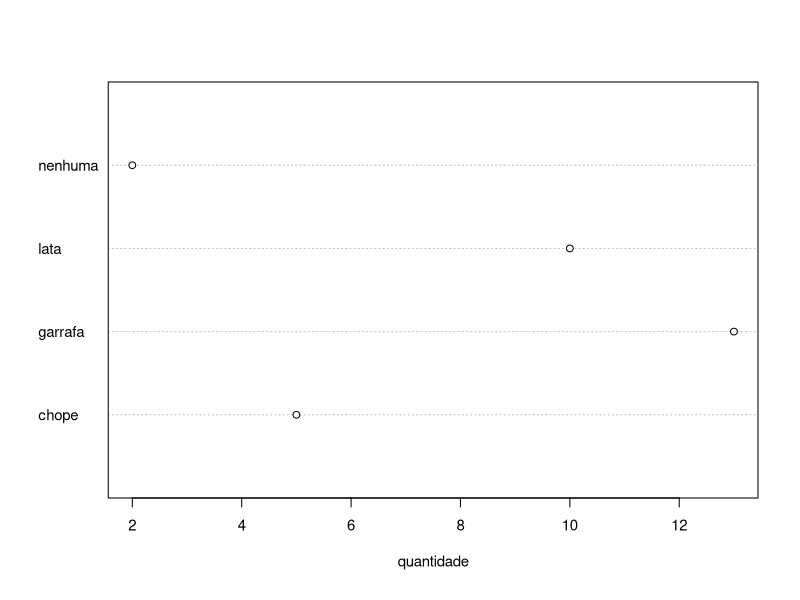
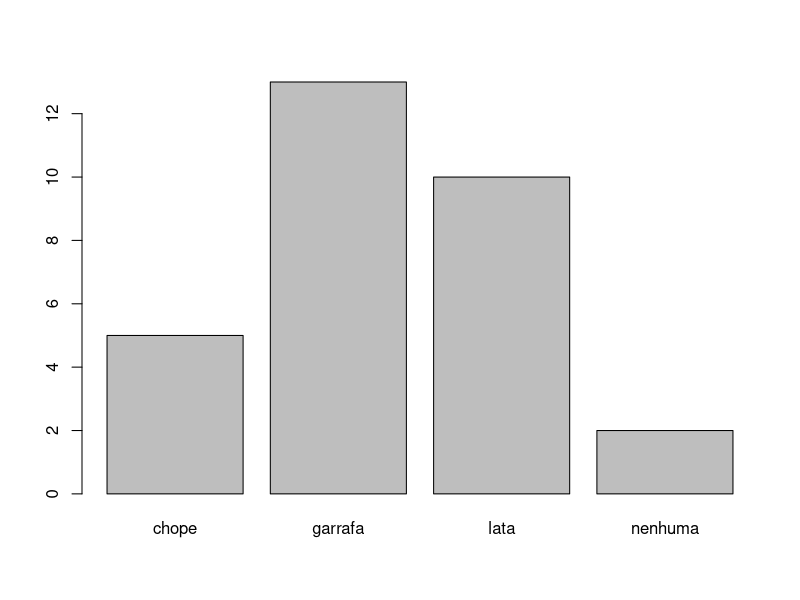

Reproduce these figures in R, in order.
#egr = read.table("esaligna.csv", header=TRUE, sep=",");
#head(cax)

#plot(dap~ht, data=egr)
#lines(lowess(dap, ht))



#exercicio 1 da aula 4

cervejas <-c("chope","lata","garrafa","chope","garrafa", "garrafa",
             "lata","lata","nenhuma","lata","garrafa","garrafa",
              "garrafa","lata","lata","lata","garrafa","lata","chope",
             "nenhuma", "garrafa","garrafa","garrafa","chope","garrafa",
             "garrafa","chope","garrafa","lata","lata")


dotchart(table(cervejas), labels = row.names(cervejas),
         cex = 0.9, xlab = "quantidade")


#graficos de barras
barplot(table(cervejas))


# exercicio 2 da aula 4
N <- 100   # Tamanho da População
n <- 8               # Tamanho da Amostra
I <- round(N/n)      # Intervalo de Amostragem (valor arredondado)
n0<-sample(I,1)
indice <- seq(n0, n0 + (n-1) * I, I)




#exercicio 4

tab <- c(35.9, 65.6 ,68.0 ,74.0, 77.2 , 78.5, 79.3, 80.0, 80.7,
         83.0 , 36.8, 65.7, 70.2, 75.0, 77.9 , 78.6, 79.6,
         80.0, 80.9, 83.1, 50.3, 67.2, 71.9, 75.3, 78.1,79.0, 79.6,
         80.0, 81.0, 83.7, 55.4, 67.8, 73.6, 75.6, 78.2, 79.2 ,
         79.9, 80.2, 81.6, 85.0, 60.7, 68.0, 73.9, 77.0,
         78.3, 79.2, 80.0, 80.5, 82.0, 90.6)
 
